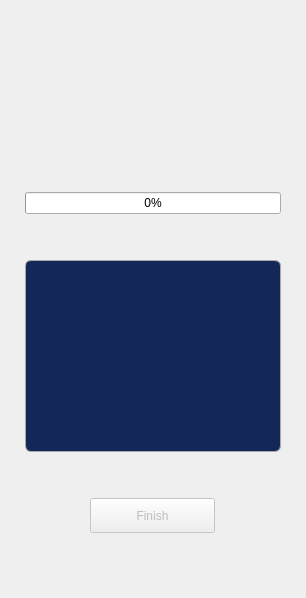
      <widget class="QWidget" name="page_process">
       <layout class="QVBoxLayout" name="verticalLayout_3">
        <property name="leftMargin">
         <number>25</number>
        </property>
        <property name="topMargin">
         <number>25</number>
        </property>
        <property name="rightMargin">
         <number>25</number>
        </property>
        <property name="bottomMargin">
         <number>25</number>
        </property>
        <item>
         <spacer name="verticalSpacer_4">
          <property name="orientation">
           <enum>Qt::Vertical</enum>
          </property>
          <property name="sizeHint" stdset="0">
           <size>
            <width>20</width>
            <height>167</height>
           </size>
          </property>
         </spacer>
        </item>
        <item>
         <widget class="QProgressBar" name="progressBar">
          <property name="value">
           <number>0</number>
          </property>
          <property name="alignment">
           <set>Qt::AlignCenter</set>
          </property>
          <property name="textVisible">
           <bool>true</bool>
          </property>
          <property name="invertedAppearance">
           <bool>false</bool>
          </property>
         </widget>
        </item>
        <item>
         <spacer name="verticalSpacer_5">
          <property name="orientation">
           <enum>Qt::Vertical</enum>
          </property>
          <property name="sizeHint" stdset="0">
           <size>
            <width>20</width>
            <height>40</height>
           </size>
          </property>
         </spacer>
        </item>
        <item>
         <widget class="QListView" name="logView">
          <property name="styleSheet">
           <string notr="true">background-color: rgb(19, 40, 89);
border: 1px solid darkgray;
border-radius: 6px;</string>
          </property>
          <property name="editTriggers">
           <set>QAbstractItemView::NoEditTriggers</set>
          </property>
          <property name="showDropIndicator" stdset="0">
           <bool>false</bool>
          </property>
          <property name="selectionMode">
           <enum>QAbstractItemView::NoSelection</enum>
          </property>
         </widget>
        </item>
        <item>
         <spacer name="verticalSpacer_6">
          <property name="orientation">
           <enum>Qt::Vertical</enum>
          </property>
          <property name="sizeHint" stdset="0">
           <size>
            <width>20</width>
            <height>40</height>
           </size>
          </property>
         </spacer>
        </item>
        <item alignment="Qt::AlignHCenter">
         <widget class="QPushButton" name="pushButton_finish">
          <property name="enabled">
           <bool>false</bool>
          </property>
          <property name="minimumSize">
           <size>
            <width>125</width>
            <height>35</height>
           </size>
          </property>
          <property name="maximumSize">
           <size>
            <width>125</width>
            <height>35</height>
           </size>
          </property>
          <property name="text">
           <string>Finish</string>
          </property>
         </widget>
        </item>
        <item>
         <spacer name="verticalSpacer_7">
          <property name="orientation">
           <enum>Qt::Vertical</enum>
          </property>
          <property name="sizeHint" stdset="0">
           <size>
            <width>20</width>
            <height>40</height>
           </size>
          </property>
         </spacer>
        </item>
       </layout>
      </widget>
